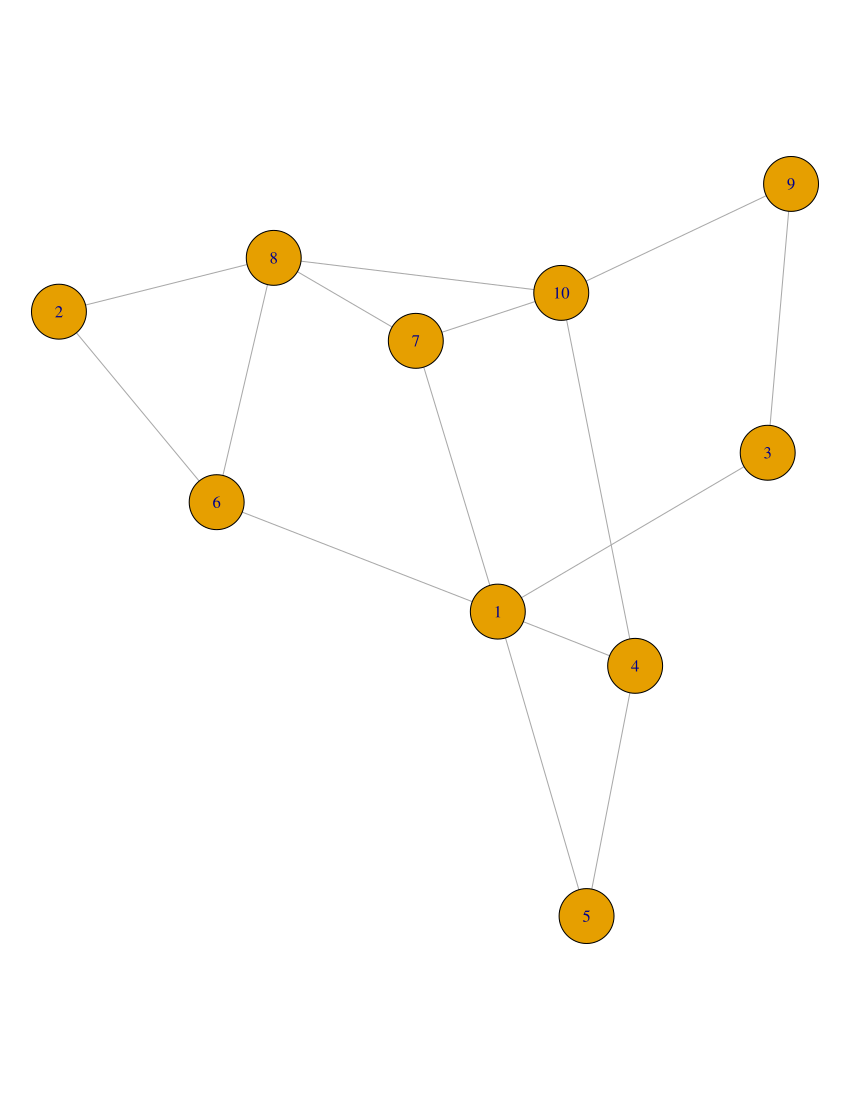

R code for this plot:
# Library
#install.packages('igraph')
library(igraph)

# Create data
set.seed(1)
data = matrix(sample(0:1, 100, replace = TRUE, prob = c(0.8,0.2)), nc = 10)
network = graph_from_adjacency_matrix(data , mode = 'undirected', diag = F )

# Default network
par(mar = c(0,0,0,0))
plot(network)


###################################
##         Modify vertex         ##
###################################

plot(network,
     vertex.color = rgb(0.8, 0.2, 0.2, 0.9),           # Node color
     vertex.frame.color = "Forestgreen",            # Node border color
     vertex.shape = c("circle", "square"),             # One of “none”, “circle”, “square”, “csquare”, “rectangle” “crectangle”, “vrectangle”, “pie”, “raster”, or “sphere”
     vertex.size = c(15:24),                          # Size of the node (default is 15)
     vertex.size2 = NA,                               # The second size of the node (e.g. for a rectangle)
)


###################################
##     Modify Vertex Labels      ##
###################################

plot(network,
     vertex.label = LETTERS[1:10],                    # Character vector used to label the nodes
     vertex.label.color = c("red", "blue"),
     vertex.label.family = "Times",                   # Font family of the label (e.g.“Times”, “Helvetica”)
     vertex.label.font = c(1, 2, 3, 4),                  # Font: 1 plain, 2 bold, 3, italic, 4 bold italic, 5 symbol
     vertex.label.cex = c(0.5, 1, 1.5),                 # Font size (multiplication factor, device-dependent)
     vertex.label.dist = 0,                           # Distance between the label and the vertex
     vertex.label.degree = 0 ,                        # The position of the label in relation to the vertex (use pi)
)


###################################
##            Use all            ##      NO COMPLETE!!
###################################

plot(network, 
     
     # === vertex
     vertex.color = rgb(0.8,0.4,0.3,0.8),          # Node color
     vertex.frame.color = "white",                 # Node border color
     vertex.shape = "circle",                        # One of “none”, “circle”, “square”, “csquare”, “rectangle” “crectangle”, “vrectangle”, “pie”, “raster”, or “sphere”
     vertex.size = 14,                               # Size of the node (default is 15)
     vertex.size2 = NA,                              # The second size of the node (e.g. for a rectangle)
     
     # === vertex label
     vertex.label = LETTERS[1:10],                   # Character vector used to label the nodes
     vertex.label.color = "white",
     vertex.label.family = "Times",                  # Font family of the label (e.g.“Times”, “Helvetica”)
     vertex.label.font = 2,                          # Font: 1 plain, 2 bold, 3, italic, 4 bold italic, 5 symbol
     vertex.label.cex = 1,                           # Font size (multiplication factor, device-dependent)
     vertex.label.dist = 0,                          # Distance between the label and the vertex
     vertex.label.degree =0 ,                       # The position of the label in relation to the vertex (use pi)
     
     # === Edge
     edge.color = "white",                           # Edge color
     edge.width = 4,                                 # Edge width, defaults to 1
     edge.arrow.size = 1,                            # Arrow size, defaults to 1
     edge.arrow.width = 1,                           # Arrow width, defaults to 1
     edge.lty = "solid",                             # Line type, could be 0 or “blank”, 1 or “solid”, 2 or “dashed”, 3 or “dotted”, 4 or “dotdash”, 5 or “longdash”, 6 or “twodash”
     edge.curved = 0.3    ,                          # Edge curvature, range 0-1 (FALSE sets it to 0, TRUE to 0.5)
)


# source : https://www.r-graph-gallery.com/248-igraph-plotting-parameters/
